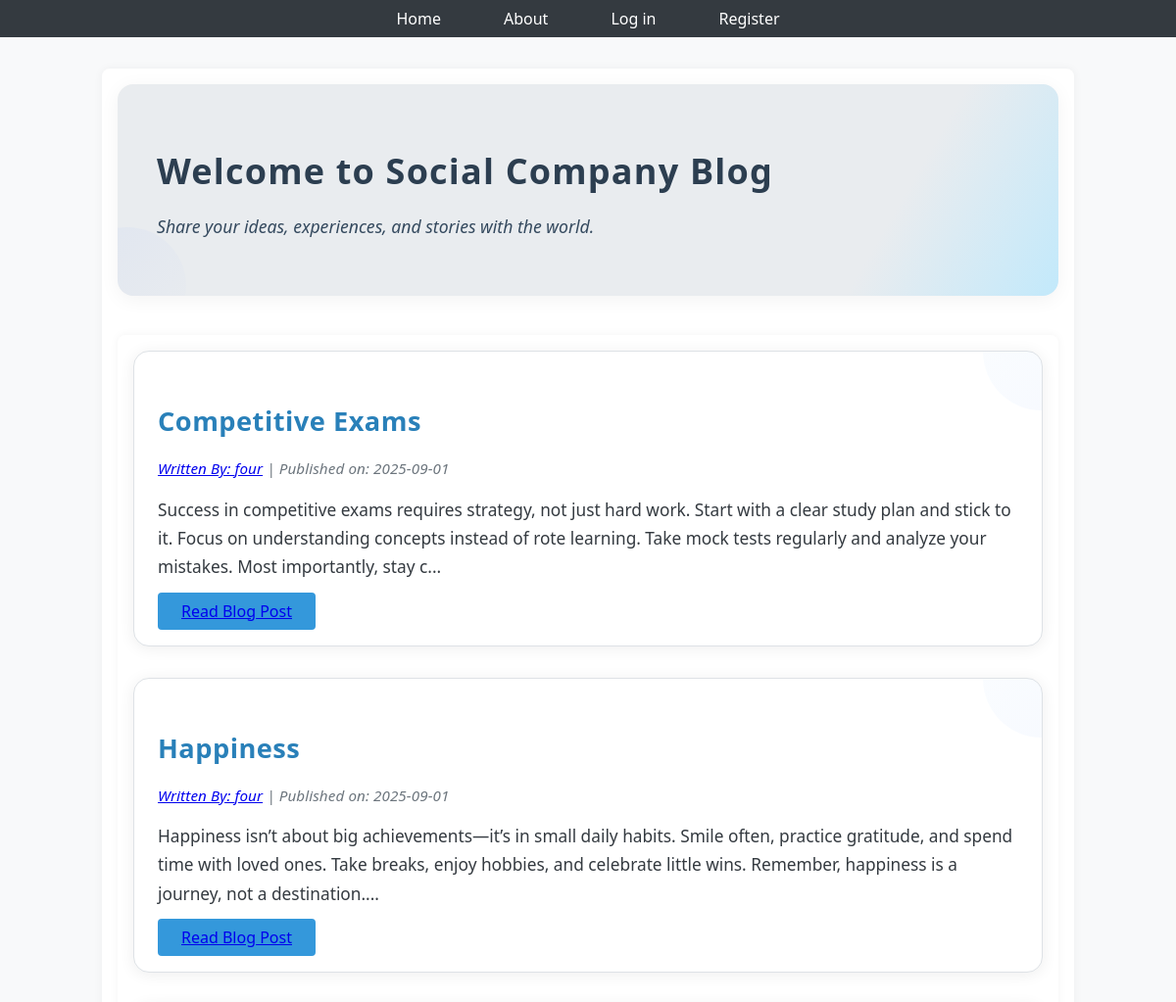
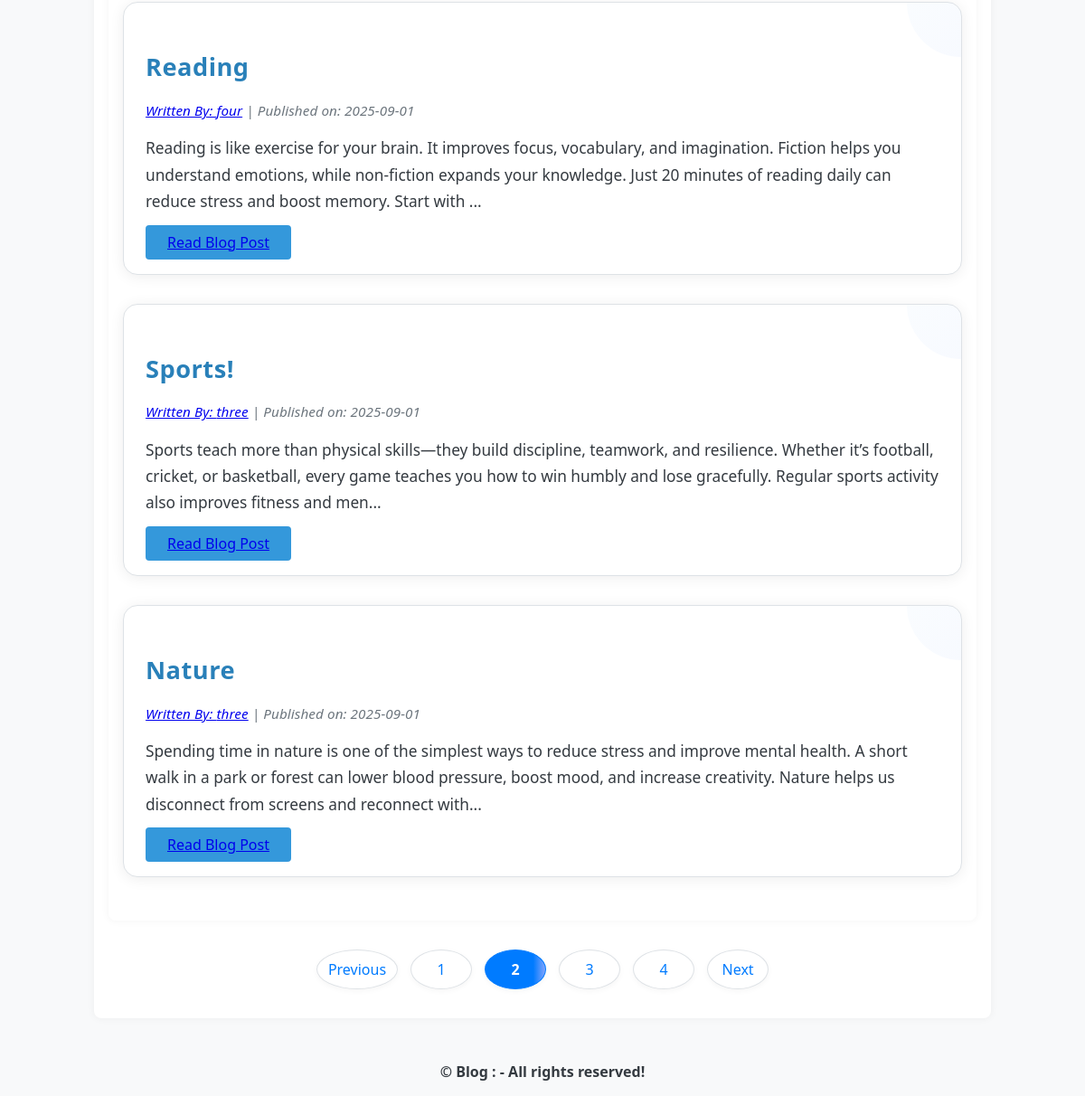
Screenshot of /?page=2 with the database file from the repository (2 pictures, top to bottom).
### puppycompanyblog/models.py (models this page shows, shortened)
class BlogPost(db.Model):
    id = db.Column(db.Integer, primary_key=True)
    user_id = db.Column(db.Integer, db.ForeignKey('users.id'), nullable=False)
    date = db.Column(db.DateTime, nullable=False, default=datetime.utcnow)
    title = db.Column(db.String(140), nullable=False)
    text = db.Column(db.Text, nullable=False)

class User(db.Model, UserMixin):
    __tablename__ = 'users'
    id = db.Column(db.Integer, primary_key=True)
    profile_image = db.Column(db.String(64), nullable=False, default="default_profile.png")
    email = db.Column(db.String(64), index=True, unique=True)
    username = db.Column(db.String(64), index=True, unique=True)
    password_hash = db.Column(db.String(128))
    posts = db.relationship('BlogPost', backref='author', lazy=True)

### puppycompanyblog/core/views.py (the view)
@core.route("/", methods=["GET", "POST"])
def index():
    page=request.args.get('page',1,type=int)
    blog_posts=BlogPost.query.order_by(BlogPost.date.desc()).paginate(page=page,per_page=5)
    return render_template("index.html", blog_posts=blog_posts)

### puppycompanyblog/templates/index.html
{% extends "base.html" %}
{% block content %}
<div class="jumbotron text-center">
    <h1>Welcome to Social Company Blog</h1>
    <p class="lead">Share your ideas, experiences, and stories with the world.</p>
</div>
<div class="container">
    {% if blog_posts.items %}
        {% for post in blog_posts.items %}
            <div class="blog-card">
                <h2>
                    <a class="blog-title" href="{{ url_for('blog_posts.blog_post', blog_post_id=post.id) }}">{{ post.title }}</a>
                </h2>
                <p class="blog-meta">
                    <a href="{{ url_for('users.user_posts', username=post.author.username) }}">Written By: {{ post.author.username }}</a> |
                    Published on: {{ post.date.strftime('%Y-%m-%d') }}
                </p>
                <p class="blog-excerpt">{{ post.text[:250] }}...</p>
                <a class="btn btn-primary" href="{{ url_for('blog_posts.blog_post', blog_post_id=post.id) }}">Read Blog Post</a>
            </div>
        {% endfor %}
    {% else %}
        <p>No blog posts found.</p>
    {% endif %}
</div>
<nav aria-label="Page navigation">
    <ul class="pagination justify-content-center mt-4 custom-pagination">
        <li class="page-item {% if not blog_posts.has_prev %}disabled{% endif %}">
            <a class="page-link" href="{{ url_for('core.index', page=blog_posts.prev_num) if blog_posts.has_prev else '#' }}">
                Previous
            </a>
        </li>
        {% for page_num in blog_posts.iter_pages(left_edge=1, right_edge=1, left_current=2, right_current=2) %}
            {% if page_num %}
                <li class="page-item {% if page_num == blog_posts.page %}active{% endif %}">
                    <a class="page-link" href="{{ url_for('core.index', page=page_num) }}">{{ page_num }}</a>
                </li>
            {% else %}
                <li class="page-item disabled"><span class="page-link">…</span></li>
            {% endif %}
        {% endfor %}
        <li class="page-item {% if not blog_posts.has_next %}disabled{% endif %}">
            <a class="page-link" href="{{ url_for('core.index', page=blog_posts.next_num) if blog_posts.has_next else '#' }}">
                Next
            </a>
        </li>
    </ul>
</nav>
{% endblock %}

### puppycompanyblog/static/style/base.css (style rules this page uses)
body { font-family: 'Segoe UI', Tahoma, Geneva, Verdana, sans-serif; margin: 0; padding: 0; background-color: #f8f9fa; color: #212529; }
.container { max-width: 960px; margin: 2rem auto; padding: 1rem; background-color: #ffffff; box-shadow: 0 0 10px rgba(0,0,0,0.05); border-radius: 8px; }

### puppycompanyblog/static/style/index.css (style rules this page uses)
.blog-card { background-color: #fff; border: 1px solid #dee2e6; border-radius: 16px; padding: 2rem 1.5rem 1.5rem 1.5rem; margin-bottom: 2rem; box-shadow: 0 2px 16px rgba(0, 0, 0, 0.07); transition: box-shadow 0.3s, transform 0.2s; position: relative; overflow: hidden; }
.blog-card::before { content: ''; position: absolute; top: -60px; right: -60px; width: 120px; height: 120px; background: linear-gradient(135deg, #c2e9fb 0%, #81a4fd 100%); opacity: 0.07; border-radius: 50%; z-index: 0; }
.blog-title { color: #007bff; text-decoration: none; font-size: 1.7rem; font-weight: 700; position: relative; z-index: 1; letter-spacing: 0.5px; transition: color 0.2s; }
.blog-meta { font-size: 0.95rem; color: #6c757d; margin-bottom: 1rem; font-style: italic; letter-spacing: 0.1px; z-index: 1; position: relative; }
.blog-excerpt { font-size: 1.08rem; color: #343a40; margin-bottom: 1.2rem; line-height: 1.7; z-index: 1; position: relative; }
.jumbotron { background: linear-gradient(120deg, #e9ecef 80%, #c2e9fb 100%); padding: 2.5rem 2rem; border-radius: 1rem; margin-bottom: 2.5rem; box-shadow: 0 2px 12px rgba(0,0,0,0.06); position: relative; overflow: hidden; }
.jumbotron::after { content: ''; position: absolute; left: -50px; bottom: -50px; width: 120px; height: 120px; background: linear-gradient(135deg, #81a4fd 0%, #e9ecef 100%); opacity: 0.09; border-radius: 50%; z-index: 0; }
.jumbotron h1 { font-size: 2.6rem; margin-bottom: 0.7rem; font-weight: 700; color: #007bff; letter-spacing: 1.2px; z-index: 1; position: relative; }
.jumbotron .lead { font-size: 1.25rem; color: #495057; font-style: italic; z-index: 1; position: relative; }
.custom-pagination { display: flex; gap: 10px; padding: 0; list-style: none; justify-content: center; align-items: center; }
.custom-pagination .page-item { display: flex; align-items: center; }
.custom-pagination .page-link { min-width: 42px; height: 42px; display: flex; justify-content: center; align-items: center; margin: 0 2px; padding: 0 12px; border-radius: 50%; border: 1.5px solid #dee2e6; background: #fff; color: #007bff; font-weight: 500; transition: background 0.2s, color 0.2s, border-color 0.2s; text-decoration: none; box-shadow: 0 2px 6px rgba(0,0,0,0.04); }
.custom-pagination .page-item.active .page-link { background: linear-gradient(90deg, #007bff 80%, #81a4fd 100%); color: #fff; border-color: #007bff; font-weight: 700; }

### puppycompanyblog/static/style/account.css (style rules this page uses)
.btn-primary { background-color: #007bff; border: none; padding: 0.5rem 1.5rem; font-size: 1rem; border-radius: 4px; cursor: pointer; }

### puppycompanyblog/static/style/blog.css (style rules this page uses)
.jumbotron { background-color: #ffffff; padding: 2.5rem; border-radius: 1rem; box-shadow: 0 4px 20px rgba(0, 0, 0, 0.05); }
.jumbotron h1 { font-size: 2.25rem; font-weight: 700; color: #2c3e50; margin-bottom: 1rem; }
.jumbotron p.lead { font-size: 1.1rem; color: #34495e; line-height: 1.6; }
.btn-primary { background-color: #3498db; border-color: #3498db; }
.container h2 a { color: #2980b9; text-decoration: none; }
.pagination { margin-top: 2rem; justify-content: center; }
.page-item.active .page-link { background-color: #3498db; border-color: #3498db; color: white; }
.page-link { color: #3498db; }

### rows the page displays
BlogPost: title "Competitive Exams", author.username "four", date "2025-09-01", text "Success in competitive exams requires strategy, not just hard work. Start with a clear study plan and stick to it. Focus on understanding concepts instead of rote learning. Take mock tests regularly and analyze your mistakes. Most importantly, stay c"
BlogPost: title "Happiness", author.username "four", date "2025-09-01", text "Happiness isn’t about big achievements—it’s in small daily habits. Smile often, practice gratitude, and spend time with loved ones. Take breaks, enjoy hobbies, and celebrate little wins. Remember, happiness is a journey, not a destination."
BlogPost: title "Reading", author.username "four", date "2025-09-01", text "Reading is like exercise for your brain. It improves focus, vocabulary, and imagination. Fiction helps you understand emotions, while non-fiction expands your knowledge. Just 20 minutes of reading daily can reduce stress and boost memory. Start with"
BlogPost: title "Sports!", author.username "three", date "2025-09-01", text "Sports teach more than physical skills—they build discipline, teamwork, and resilience. Whether it’s football, cricket, or basketball, every game teaches you how to win humbly and lose gracefully. Regular sports activity also improves fitness and men"
BlogPost: title "Nature", author.username "three", date "2025-09-01", text "Spending time in nature is one of the simplest ways to reduce stress and improve mental health. A short walk in a park or forest can lower blood pressure, boost mood, and increase creativity. Nature helps us disconnect from screens and reconnect with"

### other values shown
{{ page_num }} "1" "2" "3" "4"
